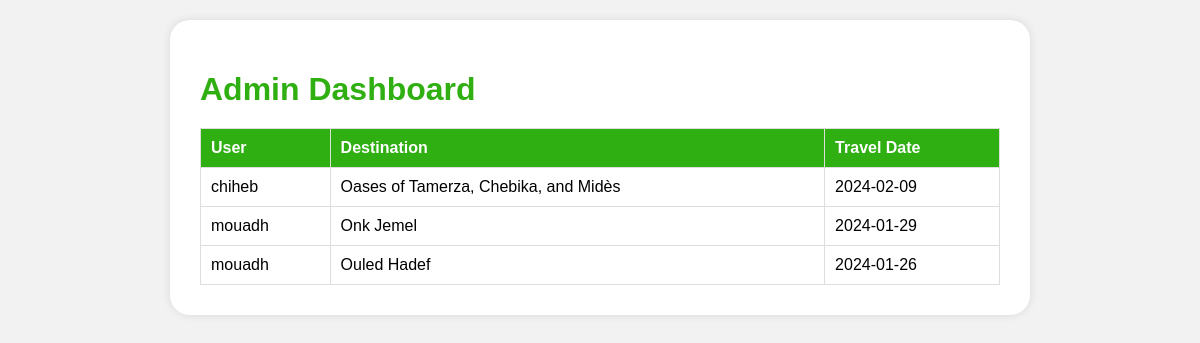
/admin, run on an earlier commit of the app's database.
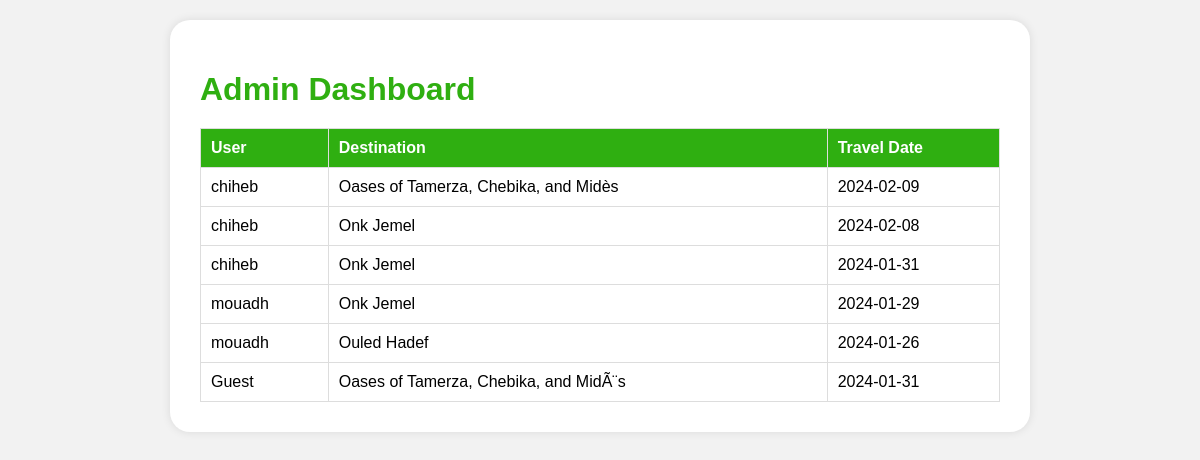
And on a later commit of the database.
### tables this page shows
CREATE TABLE bookings (
            id INTEGER PRIMARY KEY AUTOINCREMENT,
            client_name TEXT,
            destination TEXT,
            travel_date TEXT
        );

### admin.py (the view)
@app.route('/')
@app.route('/admin')
def admin():
    conn = sqlite3.connect('travel_db.sqlite')
    cursor = conn.cursor()
    cursor.execute('SELECT DISTINCT client_name FROM bookings')
    users = cursor.fetchall()
    cursor.execute('SELECT client_name, destination, travel_date FROM bookings')
    bookings = cursor.fetchall()
    conn.close()
    return render_template('admin.html', users=users, bookings=bookings)

### templates/admin.html (shortened to what this page needs)
<!DOCTYPE html>
<html lang="en">
<head>
    <link rel="stylesheet" href="{{ url_for('static', filename='style_admin.css') }}">
</head>
<body>
    <div class="container">
        <h1>Admin Dashboard</h1>
        <table>
            <thead>
                <tr>
                    <th>User</th>
                    <th>Destination</th>
                    <th>Travel Date</th>
                </tr>
            </thead>
            <tbody>
                {% for user in users %}
                    {% for booking in bookings %}
                        {% if user[0] == booking[0] %}
                            <tr>
                                <td>{{ user[0] }}</td>
                                <td>{{ booking[1] }}</td>
                                <td>{{ booking[2] }}</td>
                            </tr>
                        {% endif %}
                    {% endfor %}
                {% endfor %}
            </tbody>
        </table>
    </div>
</body>
</html>

### static/style_admin.css (style rules this page uses)
body { font-family: 'Arial', sans-serif; margin: 0; padding: 0; background-color: #f2f2f2; }
.container { max-width: 800px; margin: 20px auto; padding: 30px; background-color: #fff; border-radius: 5px; box-shadow: 0 0 10px rgba(0, 0, 0, 0.1); border-radius: 20px; }
h1 { font-size: 2em; margin-bottom: 20px; color: #2faf11; }
table { width: 100%; border-collapse: collapse; margin-top: 20px; }
th, td { border: 1px solid #ddd; padding: 10px; text-align: left; }
th { background-color: #2faf11; color: #fff; }

What changed in the data, as far as the page shows it:
added bookings: client_name "chiheb", destination "Onk Jemel", travel_date "2024-02-08"
added bookings: client_name "chiheb", destination "Onk Jemel", travel_date "2024-01-31"
added bookings: client_name "Guest", destination "Oases of Tamerza, Chebika, and MidÃ¨s", travel_date "2024-01-31"
